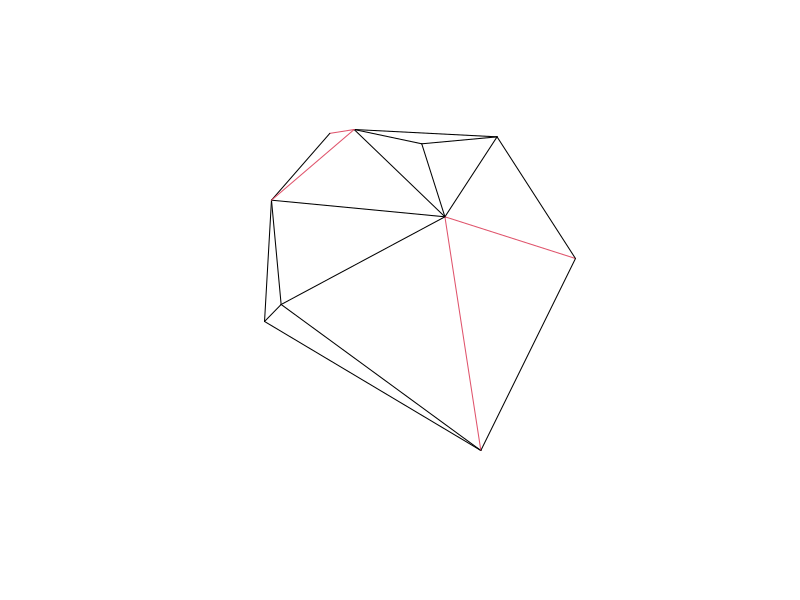

Write R code to recreate this figure. (Note: this script raises an error after producing the figure.)
library(deldir)


### Name: triMat
### Title: Produce matrix of triangle vertex indices.
### Aliases: triMat
### Keywords: spatial

### ** Examples

# These are the data used by Jay Call to illustrate the bug
# that appeared in a previous incarnation of triMat.
xy <- data.frame(
          x = c(0.048,0.412,0.174,0.472,0.607,0.565,0.005,0.237,0.810,0.023),
          y = c(0.512,0.928,0.955,0.739,0.946,0.134,0.468,0.965,0.631,0.782)
      )
dxy <- deldir(xy)
M   <- triMat(dxy)
plot(dxy,wlines="triang",num=TRUE,axes=FALSE,col=c(1,1,1,1,2))
# The triangle with vertices {4,5,8} was listed in the output of
# the previous (buggy) version of triMat().  It is NOT a Delaunay
# triangle and hence should NOT be listed.
